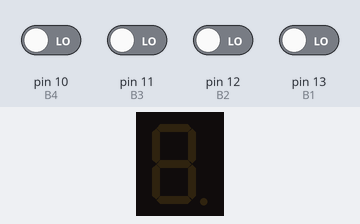
Recording of a sketch running on a simulated Arduino Uno, built with avr-gcc and run on an emulated ATmega328P. Shown: 1-digit seven-segment display. Wiring (inferred from the names in the program): 1-digit 7-segment display, segments lit when HIGH: segments pin 6, pin 5, pin 2, pin 3, pin 4, pin 7, pin 8. Inputs (shaded band) come from the test bench; at power-on: pin 10 (B4), pin 11 (B3), pin 12 (B2), pin 13 (B1) LOW. The segment pins are drawn as the display they are named for.

Above: at 1.2 s.
1.3 s: pin 10 (B4) driven HIGH
At 1.7 s:
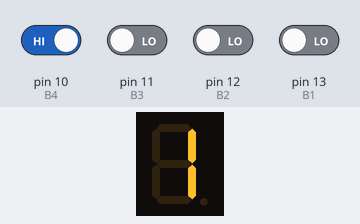
2.8 s: pin 11 (B3) driven HIGH
At 4.0 s:
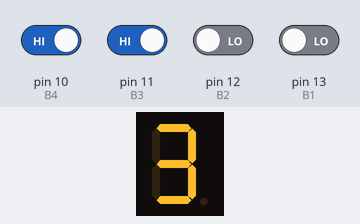
4.3 s: pin 12 (B2) driven HIGH
At 5.1 s:
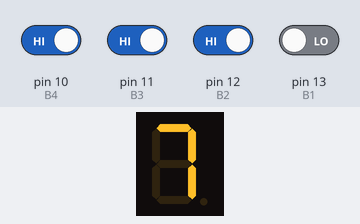
5.8 s: pin 13 (B1) driven HIGH
At 6.3 s:
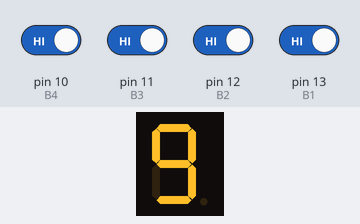
7.3 s: pin 10 (B4) driven LOW
At 8.5 s:
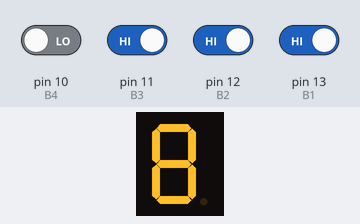
8.8 s: pin 13 (B1) driven LOW
At 9.8 s:
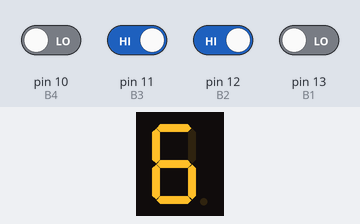
Timing chart, 0 to 11.3 s (numbered marks = the images above; inputs shaded):
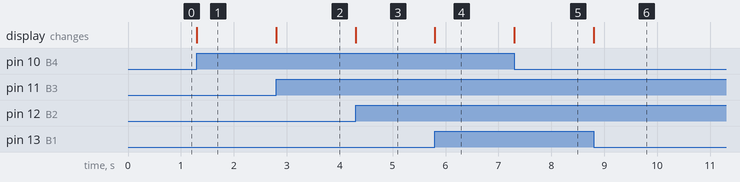

Measured:
- after the input at 1.3 s, the display: changes at once (image 1)
- after the input at 2.8 s, the display: changes at once (image 2)
- after the input at 4.3 s, the display: changes at once (image 3)
- after the input at 5.8 s, the display: changes at once (image 4)
- after the input at 7.3 s, the display: changes at once (image 5)
- after the input at 8.8 s, the display: changes at once (image 6)

The sketch:

main.ino
```cpp
// Buttons
#define B1 13
#define B2 12
#define B3 11
#define B4 10

// 7-Segment Display
#define Sg 8
#define Sf 7
#define Sa 6
#define Sb 5
#define Se 4
#define Sd 3
#define Sc 2

byte number;
byte lastNumber = 0;

boolean numbers[10][4] = {
  {false, false, false, false}, // 0
  {false, false, false, true}, // 1
  {false, false, true, false}, // 2
  {false, false, true, true}, // 3
  {false, true, false, false}, // 4
  {false, true, false, true}, // 5
  {false, true, true, false}, // 6
  {false, true, true, true}, // 7
  {true, false, false, false}, // 8
  {true, false, false, true}  // 9
};

boolean segSt[10][7] = {
  // Sf Sa Sb Sg Se Sd Sc
  {true, true, true, false, true, true, true}, // 0
  {false, false, true, false, false, false, true}, // 1
  {false, true, true, true, true, true, false}, // 2
  {false, true, true, true, false, true, true}, // 3
  {true, false, true, true, false, false, true}, // 4
  {true, true, false, true, false, true, true}, // 5
  {true, true, false, true, true, true, true}, // 6
  {false, true, true, false, false, false, true}, // 7
  {true, true, true, true, true, true, true}, // 8
  {true, true, true, true, false, true, true} // 9
};

void displayNum(int c) {
  segSt[c][0] ? digitalWrite(Sf, HIGH) : digitalWrite(Sf, LOW);
  segSt[c][1] ? digitalWrite(Sa, HIGH) : digitalWrite(Sa, LOW);
  segSt[c][2] ? digitalWrite(Sb, HIGH) : digitalWrite(Sb, LOW);
  segSt[c][3] ? digitalWrite(Sg, HIGH) : digitalWrite(Sg, LOW);
  segSt[c][4] ? digitalWrite(Se, HIGH) : digitalWrite(Se, LOW);
  segSt[c][5] ? digitalWrite(Sd, HIGH) : digitalWrite(Sd, LOW);
  segSt[c][6] ? digitalWrite(Sc, HIGH) : digitalWrite(Sc, LOW);
}

bool compare(boolean Key[], boolean numbers[]) {
  for (byte i = 0; i <= 3; ++i) if (!Key[i] && numbers[i]) return false;
  return true;
}

void doNothing() {}

void setup() {
  pinMode(Sf, OUTPUT);
  pinMode(Sa, OUTPUT);
  pinMode(Sb, OUTPUT);
  pinMode(Sg, OUTPUT);
  pinMode(Se, OUTPUT);
  pinMode(Sd, OUTPUT);
  pinMode(Sc, OUTPUT);

  pinMode(B1, INPUT);
  pinMode(B2, INPUT);
  pinMode(B3, INPUT);
  pinMode(B4, INPUT);
}

void loop() {
  boolean Key[] = {digitalRead(B1), digitalRead(B2), digitalRead(B3), digitalRead(B4)};

  for (byte i = 0; i <= 9; ++i) if (compare(Key, numbers[i])) number = i;
  number != lastNumber ? displayNum(number) : doNothing();
  lastNumber = number;
}
```
